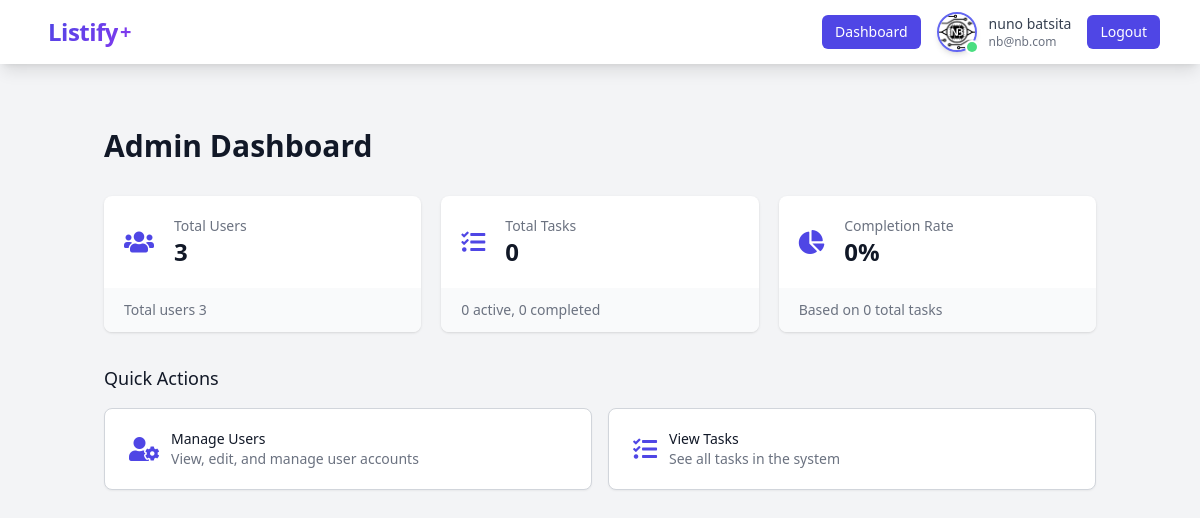
The app's page /admin/ (signed in) with its own data.
### app/models.py (models this page shows, shortened)
class User(UserMixin, db.Model):
    id = db.Column(db.Integer, primary_key=True)
    email = db.Column(db.String(100), unique=True)
    password = db.Column(db.String(128))
    full_name = db.Column(db.String(200))
    profile_image = db.Column(db.String(100), nullable=True)
    is_admin = db.Column(db.Boolean, default=False, nullable=False)
    created_at = db.Column(db.DateTime, nullable=False, default=datetime.utcnow)
    last_login = db.Column(db.DateTime)
    todos = db.relationship('Todo', backref='user', lazy=True)
    @property
    def avatar_url(self):
        if self.profile_image:
            return f'/static/profile_pics/{self.profile_image}'
        email_hash = hashlib.md5(self.email.lower().encode('utf-8')).hexdigest()
        return f'https://www.gravatar.com/avatar/{email_hash}?d=mp&s=200'

### app/admin.py (the view)
@admin.route('/')
@login_required
@admin_required
def dashboard():
    total_users = User.query.count()
    total_todos = Todo.query.count()
    completed_todos = Todo.query.filter_by(completed=True).count()
    active_todos = total_todos - completed_todos
    completion_rate = (completed_todos / total_todos * 100) if total_todos > 0 else 0
    stats = {
        'total_users': total_users,
        'total_todos': total_todos,
        'completed_todos': completed_todos,
        'active_todos': active_todos,
        'completion_rate': round(completion_rate, 1)
    }
    return render_template('admin/dashboard.html', stats=stats)

### app/admin.py (called while the page is built)
def admin_required(f):
    @wraps(f)
    def decorated_function(*args, **kwargs):
        if not current_user.is_admin:
            flash('You do not have permission to access this page.', 'error')
            return redirect(url_for('main.dashboard'))
        return f(*args, **kwargs)
    return decorated_function

### app/models.py (called while the page is built)
@login_manager.user_loader
def load_user(user_id):
    return User.query.get(int(user_id))

### app/templates/admin/dashboard.html
{% extends "base.html" %}
{% block content %}
<div class="container mx-auto px-4 py-8">
    <div class="max-w-7xl mx-auto">
        <div class="flex justify-between items-center mb-8">
            <h1 class="text-3xl font-bold text-gray-900">Admin Dashboard</h1>
        </div>
        <div class="mt-8">
            <div class="grid grid-cols-1 gap-5 sm:grid-cols-2 lg:grid-cols-3">
                <div class="bg-white overflow-hidden shadow rounded-lg">
                    <div class="p-5">
                        <div class="flex items-center">
                            <div class="flex-shrink-0">
                                <i class="fas fa-users text-2xl text-indigo-600"></i>
                            </div>
                            <div class="ml-5 w-0 flex-1">
                                <dl>
                                    <dt class="text-sm font-medium text-gray-500 truncate">
                                        Total Users
                                    </dt>
                                    <dd class="flex items-baseline">
                                        <div class="text-2xl font-semibold text-gray-900">
                                            {{ stats.total_users }}
                                        </div>
                                    </dd>
                                </dl>
                            </div>
                        </div>
                    </div>
                    <div class="bg-gray-50 px-5 py-3">
                        <div class="text-sm">
                            <span class="font-medium text-gray-500">
                                Total users {{ stats.total_users }}
                            </span>
                        </div>
                    </div>
                </div>
                <div class="bg-white overflow-hidden shadow rounded-lg">
                    <div class="p-5">
                        <div class="flex items-center">
                            <div class="flex-shrink-0">
                                <i class="fas fa-tasks text-2xl text-indigo-600"></i>
                            </div>
                            <div class="ml-5 w-0 flex-1">
                                <dl>
                                    <dt class="text-sm font-medium text-gray-500 truncate">
                                        Total Tasks
                                    </dt>
                                    <dd class="flex items-baseline">
                                        <div class="text-2xl font-semibold text-gray-900">
                                            {{ stats.total_todos }}
                                        </div>
                                    </dd>
                                </dl>
                            </div>
                        </div>
                    </div>
                    <div class="bg-gray-50 px-5 py-3">
                        <div class="text-sm">
                            <span class="font-medium text-gray-500">
                                {{ stats.active_todos }} active, {{ stats.completed_todos }} completed
                            </span>
                        </div>
                    </div>
                </div>
                <div class="bg-white overflow-hidden shadow rounded-lg">
                    <div class="p-5">
                        <div class="flex items-center">
                            <div class="flex-shrink-0">
                                <i class="fas fa-chart-pie text-2xl text-indigo-600"></i>
                            </div>
                            <div class="ml-5 w-0 flex-1">
                                <dl>
                                    <dt class="text-sm font-medium text-gray-500 truncate">
                                        Completion Rate
                                    </dt>
                                    <dd class="flex items-baseline">
                                        <div class="text-2xl font-semibold text-gray-900">
                                            {{ stats.completion_rate }}%
                                        </div>
                                    </dd>
                                </dl>
                            </div>
                        </div>
                    </div>
                    <div class="bg-gray-50 px-5 py-3">
                        <div class="text-sm">
                            <span class="font-medium text-gray-500">
                                Based on {{ stats.total_todos }} total tasks
                            </span>
                        </div>
                    </div>
                </div>
            </div>
        </div>
        <div class="mt-8">
            <h2 class="text-lg font-medium text-gray-900">Quick Actions</h2>
            <div class="mt-4 grid grid-cols-1 gap-4 sm:grid-cols-2">
                <a href="{{ url_for('admin.users') }}"
                   class="relative rounded-lg border border-gray-300 bg-white px-6 py-5 shadow-sm flex items-center space-x-3 hover:border-gray-400 focus-within:ring-2 focus-within:ring-offset-2 focus-within:ring-indigo-500">
                    <div class="flex-shrink-0">
                        <i class="fas fa-user-cog text-2xl text-indigo-600"></i>
                    </div>
                    <div class="flex-1 min-w-0">
                        <span class="absolute inset-0" aria-hidden="true"></span>
                        <p class="text-sm font-medium text-gray-900">Manage Users</p>
                        <p class="text-sm text-gray-500">View, edit, and manage user accounts</p>
                    </div>
                </a>
                <a href="{{ url_for('admin.todos') }}"
                   class="relative rounded-lg border border-gray-300 bg-white px-6 py-5 shadow-sm flex items-center space-x-3 hover:border-gray-400 focus-within:ring-2 focus-within:ring-offset-2 focus-within:ring-indigo-500">
                    <div class="flex-shrink-0">
                        <i class="fas fa-tasks text-2xl text-indigo-600"></i>
                    </div>
                    <div class="flex-1 min-w-0">
                        <span class="absolute inset-0" aria-hidden="true"></span>
                        <p class="text-sm font-medium text-gray-900">View Tasks</p>
                        <p class="text-sm text-gray-500">See all tasks in the system</p>
                    </div>
                </a>
            </div>
        </div>
    </div>
</div>
{% endblock %}

### app/templates/base.html (shortened to what this page needs)
<!DOCTYPE html>
<html lang="en">
<head>
    <script src="https://cdn.tailwindcss.com"></script>
    <link href="https://cdnjs.cloudflare.com/ajax/libs/font-awesome/5.15.4/css/all.min.css" rel="stylesheet">
</head>
<body class="bg-gray-100 min-h-screen">
    <nav class="bg-white shadow-lg">
        <div class="max-w-6xl mx-auto px-4">
            <div class="flex justify-between">
                <div class="flex space-x-7">
                    <div>
                        <a href="{{ url_for('main.index') }}" class="flex items-center py-4 px-2">
                            <span class="logo-text text-2xl">Listify</span><span class="logo-plus text-xl ml-0.5">+</span>
                        </a>
                    </div>
                </div>
                <div class="flex items-center space-x-4">
                    {% if current_user.is_authenticated %}
                        {% if current_user.is_admin %}
                        <a href="{{ url_for('admin.dashboard') }}"
                           class="inline-flex items-center px-3 py-1.5 border border-transparent text-sm font-medium rounded-md text-white bg-indigo-600 hover:bg-indigo-700 focus:outline-none focus:ring-2 focus:ring-offset-2 focus:ring-indigo-500">
                            Dashboard
                        </a>
                        {% endif %}
                        <div class="flex items-center space-x-4">
                            <div class="flex items-center space-x-3">
                                <div class="relative">
                                    <img src="{{ current_user.avatar_url }}"
                                         alt="{{ current_user.full_name }}"
                                         class="h-10 w-10 rounded-full object-cover border-2 border-indigo-500 shadow-md hover:border-indigo-600 transition-all">
                                    <span class="absolute bottom-0 right-0 block h-2.5 w-2.5 rounded-full bg-green-400 ring-2 ring-white"></span>
                                </div>
                                <div class="hidden md:block">
                                    <div class="text-sm font-medium text-gray-700">{{ current_user.full_name }}</div>
                                    <div class="text-xs text-gray-500">{{ current_user.email }}</div>
                                </div>
                            </div>
                            <a href="{{ url_for('auth.logout') }}"
                               class="inline-flex items-center px-3 py-1.5 border border-transparent text-sm font-medium rounded-md text-white bg-indigo-600 hover:bg-indigo-700 focus:outline-none focus:ring-2 focus:ring-offset-2 focus:ring-indigo-500">
                                Logout
                            </a>
                        </div>
                    {% endif %}
                </div>
            </div>
        </div>
    </nav>
    <div class="container mx-auto mt-8">
        {% block content %}{% endblock %}
    </div>
</body>
</html>

### app/templates/base.html (style rules this page uses)
.logo-text { background: linear-gradient(135deg, #4F46E5 0%, #7C3AED 100%); background-clip: text; -webkit-background-clip: text; color: transparent; -webkit-text-fill-color: transparent; font-weight: 700; letter-spacing: -0.5px; }
.logo-plus { color: #7C3AED; font-weight: 700; }

### records on screen
User: avatar_url (picture), full_name "nuno batsita", email "nb@nb.com"

### other values on screen
{{ stats.total_users }} "3"
{{ stats.total_todos }} "0"
{{ stats.active_todos }} "0"
{{ stats.completed_todos }} "0"
{{ stats.completion_rate }} "0"
